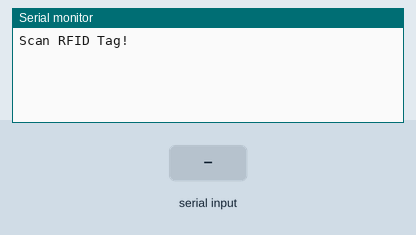
A sketch run on a simulated Arduino Uno, built with avr-gcc and run on an emulated ATmega328P. Shown: the last lines printed to the serial monitor. The inputs (shaded band) are chosen by the test bench.

Above: at 1.2 s.
1.3 s: "1" received over the second serial link
At 1.6 s:
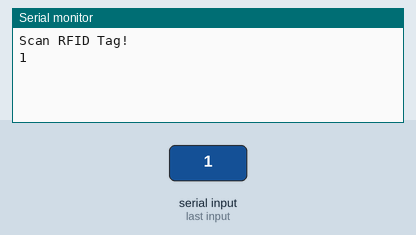
2.8 s: "0" received over the second serial link
At 4.0 s:
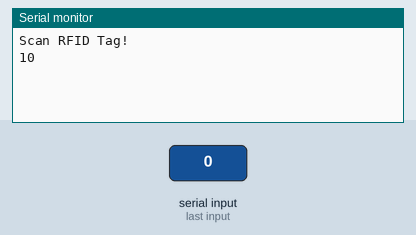

Measured:
- after the input at 1.3 s, the serial monitor: prints a new line at once (image 1)
- after the input at 2.8 s, the serial monitor: prints a new line at once (image 2)

The sketch:

RFID_READ.ino
```cpp
    #include <SoftwareSerial.h>
    //rx,tx
    SoftwareSerial mySerial(2, 3);

    void setup()
    {
      Serial.begin(9600);
      Serial.println("Scan RFID Tag!");

      // set the data rate for the NewSoftSerial port
      mySerial.begin(9600);
    }

    void loop()                     // run over and over again
    {

      if (mySerial.available()) {
          Serial.print((char)mySerial.read());
      }
      if (Serial.available()) {
          mySerial.print(Serial.read());
      }
    }
```
